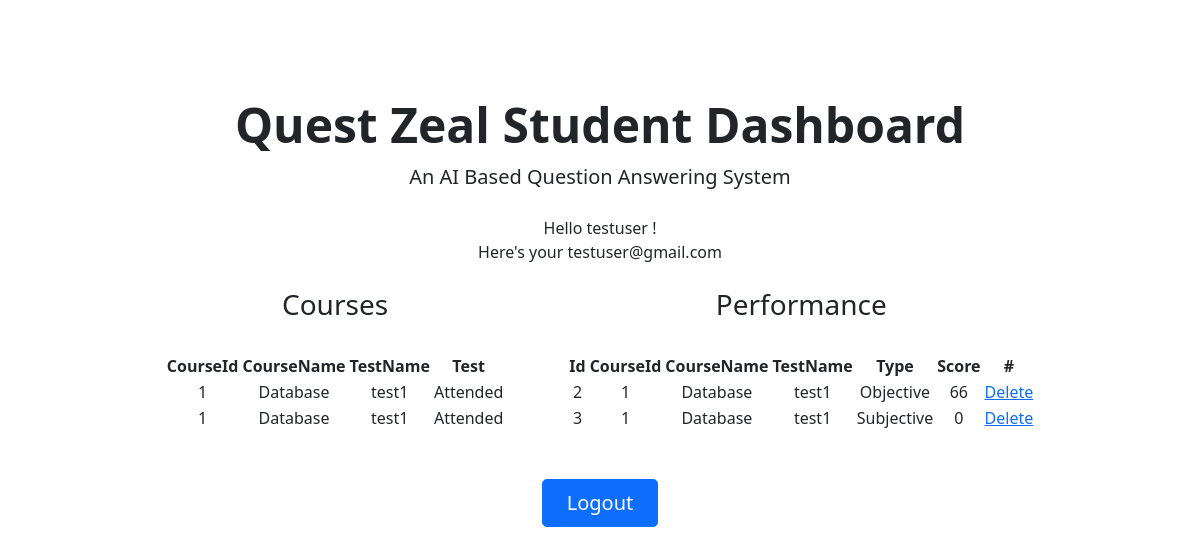
/studentDashboard (signed in), run on an earlier commit of the app's database.
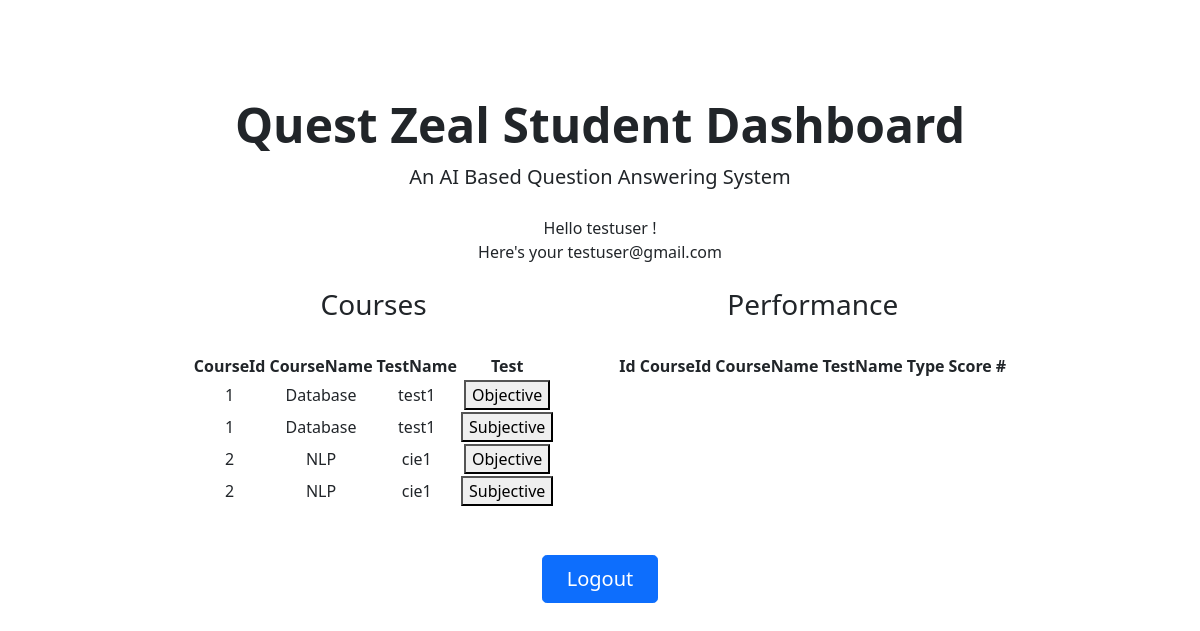
And on a later commit of the database.
### app/models.py (models this page shows, shortened)
class Users(db.Model, UserMixin):
    __tablename__ = 'Users'
    id       = db.Column(db.Integer,     primary_key=True)
    user     = db.Column(db.String(64),  unique = True)
    email    = db.Column(db.String(120), unique = True)
    password = db.Column(db.String(500))

class Tests(db.Model):
    __tablename__ = 'Tests'
    id = db.Column(db.Integer, primary_key=True)
    course_name = db.Column(db.String(20), unique=False, nullable=False)
    test_name = db.Column(db.String(20), unique=False, nullable=False)
    file_name = db.Column(db.String(20), unique=False, nullable=False)

class Students(db.Model):
    __tablename__ = 'Students'
    id = db.Column(db.Integer, primary_key=True)
    course_id = db.Column(db.Integer, unique=False, nullable = False)
    course_name = db.Column(db.String(20), unique=False, nullable=False)
    test_name = db.Column(db.String(20), unique=False, nullable=False)
    type = db.Column(db.String(20),unique=False,nullable=False)
    score = db.Column(db.String(10),unique=False, nullable=False)
    def __repr__(self):
        return f"course_id : {self.course_id}, Course Name: {self.course_name}, Test Name: {self.test_name}, type:{self.type}"

### app/views.py (the view)
@app.route('/studentDashboard')
@login_required
def studentDashboard():
    tests = Tests.query.all()
    temp_tests = []
    for data in range(0,len(tests)):
        temp_tests.append([tests[data].id, tests[data].course_name, tests[data].test_name,"Objective", False])
        temp_tests.append([tests[data].id, tests[data].course_name, tests[data].test_name, "Subjective", False])
    n = len(temp_tests)
    students = Students.query.all()
    for data in range(0,n):
        print(temp_tests[data])
        for ele in range(0,len(students)):
            print(students[ele])
            if students[ele].course_id == temp_tests[data][0] and students[ele].test_name == temp_tests[data][2] and students[ele].type == temp_tests[data][3]:
                print("Executed")
                temp_tests[data][4]=True
                print(temp_tests[data])
    print(temp_tests)
    if current_user.user == "admin":
        return render_template('page-404.html'), 404
    else :
        return render_template( 'studentDashboard.html',name = current_user.user , email= current_user.email, temp_tests=temp_tests, students = students)

### app/views.py (called while the page is built)
@lm.user_loader
def load_user(user_id):
    return Users.query.get(int(user_id))

### app/templates/studentDashboard.html (shortened to what this page needs)
<!DOCTYPE html>
<html lang="en">
  <head>
    <link
      rel="stylesheet"
      href="https://cdn.jsdelivr.net/npm/bootstrap@5.1.1/dist/css/bootstrap.min.css"
    />
    <link rel="stylesheet" href="/static/assets/css/custom.css" />
  </head>
  <body>
    <main>
      <div class="px-4 py-5 my-5 text-center">
        <h1 class="display-5 fw-bold">Quest Zeal Student Dashboard</h1>
        <div class="col-lg-6 mx-auto">
          <p class="lead mb-4">An AI Based Question Answering System</p>
          <div class="d-grid gap-2 d-sm-flex justify-content-sm-center">
            Hello {{name}} !
            <br />
            Here's your {{email}}
          </div>
          <br />
          <div class="d-grid gap-2 d-sm-flex justify-content-sm-center">
            <div>
              <h3>Courses</h3>
              <br />
              <table>
                <thead>
                  <th>CourseId</th>
                  <th></th>
                  <th>CourseName</th>
                  <th></th>
                  <th>TestName</th>
                  <th></th>
                  <th>Test</th>
                </thead>
                {% for data in temp_tests %}
                <tbody>
                  <td>{{data[0]}}</td>
                  <td></td>
                  <td>{{data[1]}}</td>
                  <td></td>
                  <td>{{data[2]}}</td>
                  <td></td>
                  {%if data[3] =="Objective" %}
                  {%if data[4] == True %}
                  <td> Attended </td>
                  {%else%}
                  <td>
                    <a href="/Objective_QA_Generation/{{data[0]}}"
                      ><button>Objective</button></a>
                  </td>
                  {%endif%}
                  {%else %}
                  {%if data[4] == True%}
                  <td> Attended </td>
                  {%else%}
                  <td>
                    <a href="/Subjective_Questions/{{data[0]}}"
                      ><button>Subjective</button></a>
                  </td>
                  {%endif%}
                  {%endif%}
                </tbody>
                {% endfor%}
              </table>
            </div>
            <br />
            <br />
            <br />
            <div>
              <h3>Performance</h3>
              <br />
              <table>
                <thead>
                  <th>Id</th>
                  <th></th>
                  <th>CourseId</th>
                  <th></th>
                  <th>CourseName</th>
                  <th></th>
                  <th>TestName</th>
                  <th></th>
                  <th>Type</th>
                  <th></th>
                  <th>Score</th>
                  <th></th>
                  <th>#</th>
                </thead>
                {% for data in students %}
                <tbody>
                  <td>{{data.id}}</td>
                  <td></td>
                  <td>{{data.course_id}}</td>
                  <td></td>
                  <td>{{data.course_name}}</td>
                  <td></td>
                  <td>{{data.test_name}}</td>
                  <td></td>
                  <td>{{data.type}}</td>
                  <td></td>
                  <td>{{data.score}}</td>
                  <td></td>
                  <td><a href="/dlt/{{data.id}}" type="button">Delete</a></td>
                </tbody>
                {% endfor%}
              </table>
            </div>
          </div>
          <br />
          <br />
          <div class="d-grid gap-2 d-sm-flex justify-content-sm-center">
            <a
              href="/logout"
              type="button"
              class="btn btn-primary btn-lg px-4 gap-3"
              >Logout</a
            >
          </div>
        </div>
      </div>
    </main>
  </body>
</html>

What changed in the data, as far as the page shows it:
removed Students: id "2", course_id "1", course_name "Database", test_name "test1", type "Objective", score "66"
removed Students: id "3", course_id "1", course_name "Database", test_name "test1", type "Subjective", score "0"
computed for Tests "Database": text "Attended Attended" → "Objective Subjective"
added Tests: id "2", course_name "NLP", test_name "cie1"
